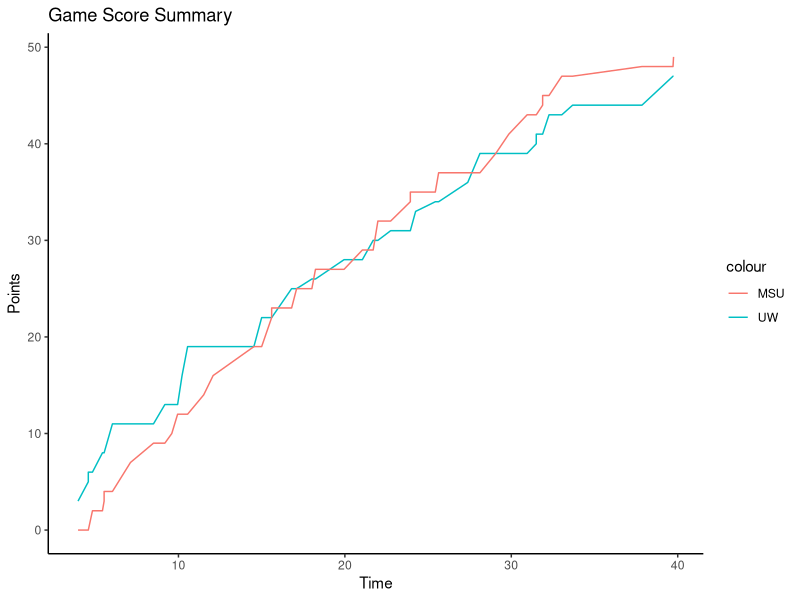

This chart was generated by the following R code:
# Caroline Daniher Exercise 10
setwd("~/Desktop/R Biocomputing/Biocomputing-Ex-10")

# Number 1
library(ggplot2)
score<-read.table("UWvMSU_1-22-13.txt", header=TRUE, sep="\t", stringsAsFactors=FALSE)
# In the code below, I have set MSU and UW points both to 0 to start off the game. 
# I have also created two empty vectors for MSU and UW to show the score across time.
MSU_total<-c()
UW_total<-c()
MSU_points<-0
UW_points<-0

# in the for loop, I run through each time stamp given in the data.
# I first ask if the team that scored at a specific time was UW. If it is, I add the points to the total in 
# UW_points as well as show the current score in UW_total. If UW did not score, I add the points for MSU. No matter what time scored, 
# I continue to keep track of the current score for both teams in UW_total and MSU_total.
for(i in 1:nrow(score)){
  if(score$team[i]=="UW"){
    UW_points<-UW_points+score$score[i]
    MSU_total<-c(MSU_total,MSU_points)
    UW_total<-c(UW_total,UW_points)
  }else{
    MSU_points<-MSU_points+score$score[i]
    MSU_total<-c(MSU_total,MSU_points)
    UW_total<-c(UW_total,UW_points)
  }
}
time<-score$time
# I combine all the accumulated score data in total_score
total_score<-data.frame(Time=time,UW=UW_total,MSU=MSU_total)

# I plot the two lines for MSU and UW on a graph with time as the x-axis and the accumulated points on the y-axis.
ggplot(total_score, aes(x = Time)) +
  geom_line(aes(y = UW, color = "UW")) +
  geom_line(aes(y = MSU, color = "MSU")) +
  xlab('Time') + ylab('Points') + ggtitle('Game Score Summary') + theme_classic() 

# Number 2 

# create a custom function that pulls a random variable using sample
# as you continue to guess, the function evaluates whether your guess is higher, lower, or equal to the random number.
# the function will give an appropriate response to each scenario. If you are out of guesses, the code will tell you so and the game ends.
# TO PLAY THE GAME, TYPE "guess_game()"
guess_game<-function(){
  attempts<-10
  random_number<-sample((1:100),1)
  print("I'm thinking of a number 1-100...")
  for (i in 1:attempts) {
  guess<-readline("Guess: ")
  if (guess==random_number) {
    return("Correct!")
  } else if (guess>random_number) {
    print("Lower")
  } else {
    print("Higher")
  }
}
print("Sorry, you tried all ten attempts. The game has ended.")
}
  